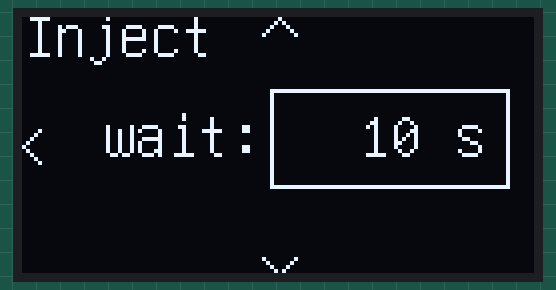
This sketch was run on a simulated Arduino Uno, built with avr-gcc and run on an emulated ATmega328P. Shown: 128×64 one-colour display.

Above: at 0.2 s.

The sketch:

inject_wait_box.ino
```cpp
#include "U8glib.h"


//**************************************************
U8GLIB_SSD1306_128X64 u8g(5, 6, 9, 8, 7);
//**************************************************

void setup() {
  u8g.setFont(u8g_font_unifont);
  u8g.setColorIndex(1); // Instructs the display to draw with a pixel on.
}

void loop() {
  u8g.firstPage();
  do {
   u8g.drawStr( 0, 10 , "Inject");
   //make arrows
   u8g.drawLine(60, 4, 64, 0);              //up arrow
   u8g.drawLine(64, 0, 68, 4);             //up arrow
   u8g.drawLine(60, 60, 64, 64);          //down arrow
   u8g.drawLine(64, 64, 68, 60);         //down arrow
   u8g.drawLine(0, 32, 4,28);           //left arrow
   u8g.drawLine(0, 32, 4,36);          //left arrow
   //end
   u8g.drawFrame(62,18,60,25);        //draw box1
   u8g.drawStr(20,35,"wait:   10 s");

  } while( u8g.nextPage() );
  delay(100);
}
```
